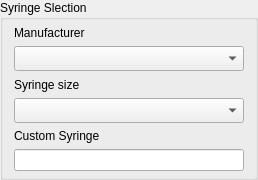
          <widget class="QGroupBox" name="ComboxBoxGroup">
           <property name="minimumSize">
            <size>
             <width>0</width>
             <height>180</height>
            </size>
           </property>
           <property name="maximumSize">
            <size>
             <width>450</width>
             <height>200</height>
            </size>
           </property>
           <property name="styleSheet">
            <string notr="true">QGroupBox {
	
	font: 10pt &quot;Open Sans&quot;;
}</string>
           </property>
           <property name="title">
            <string>Syringe Slection</string>
           </property>
           <layout class="QGridLayout" name="gridLayout_8">
            <property name="topMargin">
             <number>6</number>
            </property>
            <property name="bottomMargin">
             <number>6</number>
            </property>
            <item row="0" column="0">
             <widget class="QLabel" name="label">
              <property name="styleSheet">
               <string notr="true">QLabel {
	
	font: 10pt &quot;Open Sans&quot;;
}</string>
              </property>
              <property name="text">
               <string>Manufacturer</string>
              </property>
             </widget>
            </item>
            <item row="1" column="0">
             <widget class="QComboBox" name="comboBox_syrManu">
              <property name="minimumSize">
               <size>
                <width>0</width>
                <height>25</height>
               </size>
              </property>
              <property name="maximumSize">
               <size>
                <width>230</width>
                <height>25</height>
               </size>
              </property>
             </widget>
            </item>
            <item row="4" column="0">
             <widget class="QLabel" name="label_7">
              <property name="maximumSize">
               <size>
                <width>230</width>
                <height>16777215</height>
               </size>
              </property>
              <property name="sizeIncrement">
               <size>
                <width>230</width>
                <height>0</height>
               </size>
              </property>
              <property name="text">
               <string>Custom Syringe</string>
              </property>
             </widget>
            </item>
            <item row="3" column="0">
             <widget class="QComboBox" name="comboBox_syrSize">
              <property name="minimumSize">
               <size>
                <width>0</width>
                <height>25</height>
               </size>
              </property>
              <property name="maximumSize">
               <size>
                <width>230</width>
                <height>25</height>
               </size>
              </property>
             </widget>
            </item>
            <item row="2" column="0">
             <widget class="QLabel" name="label_2">
              <property name="text">
               <string>Syringe size</string>
              </property>
             </widget>
            </item>
            <item row="5" column="0">
             <widget class="QLineEdit" name="syr_param_enter">
              <property name="minimumSize">
               <size>
                <width>230</width>
                <height>0</height>
               </size>
              </property>
              <property name="maximumSize">
               <size>
                <width>230</width>
                <height>16777215</height>
               </size>
              </property>
             </widget>
            </item>
           </layout>
          </widget>
